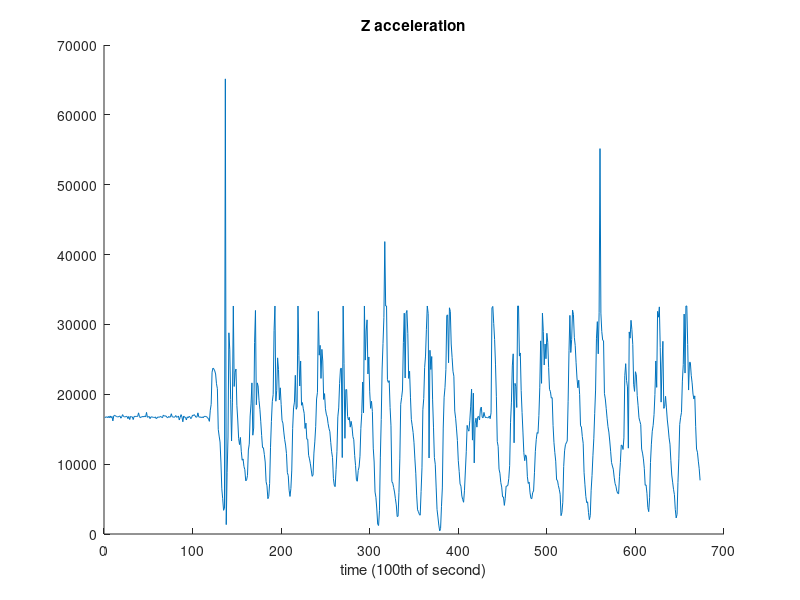

The MATLAB source for this figure:
fileID = fopen('data.txt', 'r');
all = fscanf(fileID, '%f');
[peaks, idx] = findpeaks(all);

figure(1)
hold on
plot(all)
hold off
title('Z acceleration')
xlabel('time (100th of second)')

% size = length(all)/3;
% x = zeros(size);
% y = zeros(size);
% z = zeros(size);
% 
% %for i = 1:length(all)
% i = 1;
% while (i < length(all))
%     
%     val = mod(i,3);
%     switch val
%         case 0 % is z
%             z(i/3) = all(i);
%         case 1 % is x
%             x((i+2)/3) = all(i);
%         case 2 % is y
%             y((i+1)/3) = all(i);
%         otherwise
%             % do nothing
%     end
%     i = i+1;
% end
% 
% figure(1)
% hold on
% plot(x)
% plot(y)
% plot(z)
% hold off
% title('XYZ acceleration')
% xlabel('time (100th of second)')
% legend('x', 'y', 'z')